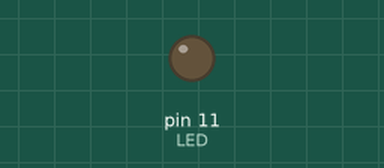
Simulated run of this sketch. Board: Arduino Uno, built with avr-gcc and run on an emulated ATmega328P. Parts: output pins drawn as LEDs (lit = HIGH).

Above: at 4.8 s.
At 28.6 s:
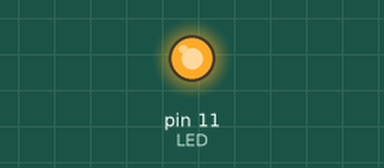
Timing chart, 0 to 61.9 s (numbered marks = the images above):
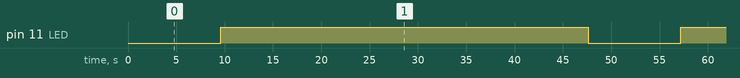

Measured:
- by itself, pin 11 (LED): alternates HIGH for 38.0 s and LOW for 9.6 s

The sketch:

Arduino_led.ino
```cpp
int LED = 11;

void setup() {
  pinMode(LED, OUTPUT);
}

void loop() {
  digitalWrite(LED, LOW);
  delay(9600);
  digitalWrite(LED, HIGH);
  delay(16000);
  digitalWrite(LED, HIGH);
  delay(22000);
}
```
